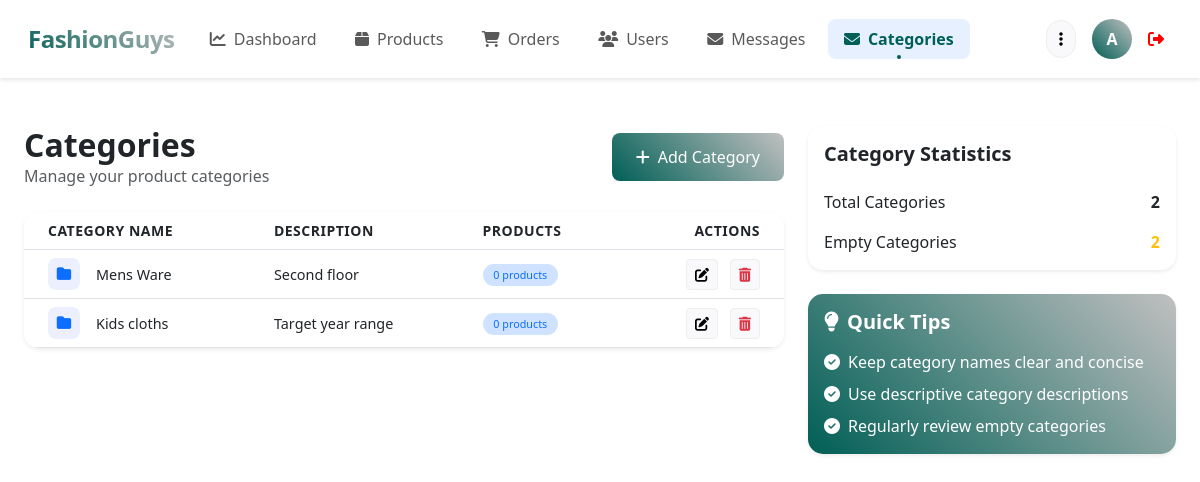
The app's page /admin/categories.php (signed in) with its own data.
### tables this page shows
CREATE TABLE `category` (
  `category_id` int(10) NOT NULL,
  `name` varchar(50) NOT NULL,
  `title` varchar(15) DEFAULT NULL,
  `description` varchar(255) DEFAULT NULL
);

### admin/categories.php (the view, shortened to what this page needs)
<?php
include '../components/connect.php';
?>
<!DOCTYPE html>
<html lang="en">
<head>
   <link href="https://cdn.jsdelivr.net/npm/bootstrap@5.3.0/dist/css/bootstrap.min.css" rel="stylesheet">
   <link rel="stylesheet" href="https://cdnjs.cloudflare.com/ajax/libs/font-awesome/6.1.1/css/all.min.css">
</head>
<body>
<?php include '../components/admin_header_other.php'; ?>
<section class="categories">
    <div class="container-fluid px-4 py-5">
        <div class="row">
            <div class="col-lg-8">
                <div class="d-flex justify-content-between align-items-center mb-4">
                    <div>
                        <h2 class="fw-bold mb-0">Categories</h2>
                        <p class="text-muted mb-0">Manage your product categories</p>
                    </div>
                    <button class="btn btn-primary rounded-3" data-bs-toggle="modal" data-bs-target="#addCategoryModal">
                        <i class="fas fa-plus me-2"></i>Add Category
                    </button>
                </div>
                <div class="card border-0 shadow-sm">
                    <div class="card-body p-0">
                        <div class="table-responsive">
                            <table class="table table-hover align-middle">
                                <thead class="bg-light">
                                    <tr>
                                        <th class="ps-4">Category Name</th>
                                        <th>Description</th>
                                        <th>Products</th>
                                        <th class="text-end pe-4">Actions</th>
                                    </tr>
                                </thead>
                                <tbody>
                                    <?php
                                        $show_categories = $conn->prepare("SELECT c.*, COUNT(p.id) as product_count
                                                                         FROM `category` c
                                                                         LEFT JOIN `products` p ON c.category_id = p.category_id
                                                                         GROUP BY c.category_id");
                                        $show_categories->execute();
                                        if($show_categories->rowCount() > 0){
                                            while($fetch_category = $show_categories->fetch(PDO::FETCH_ASSOC)){
                                    ?>
                                    <tr>
                                        <td class="ps-4">
                                            <div class="d-flex align-items-center">
                                                <div class="category-icon me-3">
                                                    <i class="fas fa-folder text-primary"></i>
                                                </div>
                                                <span class="fw-medium"><?= $fetch_category['name']; ?></span>
                                            </div>
                                        </td>
                                        <td><?= $fetch_category['description']; ?></td>
                                        <td>
                                            <span class="badge bg-primary-subtle text-primary rounded-pill">
                                                <?= $fetch_category['product_count']; ?> products
                                            </span>
                                        </td>
                                        <td class="text-end pe-4">
                                            <a href="categories.php?edit=<?= $fetch_category['category_id']; ?>"
                                               class="btn btn-sm btn-light me-2">
                                                <i class="fas fa-edit"></i>
                                            </a>
                                            <a href="categories.php?delete=<?= $fetch_category['category_id']; ?>"
                                               class="btn btn-sm btn-light text-danger"
                                               onclick="return confirm('Delete this category?');">
                                                <i class="fas fa-trash-alt"></i>
                                            </a>
                                        </td>
                                    </tr>
                                    <?php
                                            }
                                        } else {
                                            echo '<tr><td colspan="4" class="text-center py-4">No categories found</td></tr>';
                                        }
                                    ?>
                                </tbody>
                            </table>
                        </div>
                    </div>
                </div>
            </div>
            <div class="col-lg-4 mt-4 mt-lg-0">
                <div class="card border-0 shadow-sm mb-4">
                    <div class="card-body">
                        <h5 class="fw-bold mb-4">Category Statistics</h5>
                        <?php
                            $total_categories = $conn->prepare("SELECT COUNT(*) as count FROM `category`");
                            $total_categories->execute();
                            $category_count = $total_categories->fetch(PDO::FETCH_ASSOC)['count'];
                            $empty_categories = $conn->prepare("SELECT COUNT(c.category_id) as count
                                                             FROM `category` c
                                                             LEFT JOIN `products` p ON c.category_id = p.category_id
                                                             WHERE p.id IS NULL");
                            $empty_categories->execute();
                            $empty_count = $empty_categories->fetch(PDO::FETCH_ASSOC)['count'];
                        ?>
                        <div class="d-flex justify-content-between align-items-center mb-3">
                            <span>Total Categories</span>
                            <span class="fw-bold"><?= $category_count; ?></span>
                        </div>
                        <div class="d-flex justify-content-between align-items-center">
                            <span>Empty Categories</span>
                            <span class="fw-bold text-warning"><?= $empty_count; ?></span>
                        </div>
                    </div>
                </div>
                <div class="card border-0 shadow-sm bg-primary bg-gradient text-white">
                    <div class="card-body">
                        <h5 class="fw-bold mb-3"><i class="fas fa-lightbulb me-2"></i>Quick Tips</h5>
                        <ul class="list-unstyled mb-0">
                            <li class="mb-2"><i class="fas fa-check-circle me-2"></i>Keep category names clear and concise</li>
                            <li class="mb-2"><i class="fas fa-check-circle me-2"></i>Use descriptive category descriptions</li>
                            <li><i class="fas fa-check-circle me-2"></i>Regularly review empty categories</li>
                        </ul>
                    </div>
                </div>
            </div>
        </div>
    </div>
</section>
</body>
</html>

### components/admin_header_other.php (shortened to what this page needs)
<nav class="navbar navbar-expand-lg modern-navbar sticky-top">
    <div class="container-fluid">
        <a class="navbar-brand" href="../admin/dashboard.php">
            FashionGuys
        </a>
        <div class="collapse navbar-collapse" id="navbarContent">
            <ul class="navbar-nav me-auto mb-2 mb-lg-0">
                <li class="nav-item">
                    <a class="nav-link <?= basename($_SERVER['PHP_SELF']) == 'dashboard.php' ? 'active' : ''; ?>"
                       href="../admin/dashboard.php">
                        <i class="fas fa-chart-line me-2"></i>Dashboard
                    </a>
                </li>
                <li class="nav-item">
                    <a class="nav-link <?= basename($_SERVER['PHP_SELF']) == 'products.php' ? 'active' : ''; ?>"
                       href="../admin/products.php">
                        <i class="fas fa-box me-2"></i>Products
                    </a>
                </li>
                <li class="nav-item">
                    <a class="nav-link <?= basename($_SERVER['PHP_SELF']) == 'orders.php' ? 'active' : ''; ?>"
                       href="../admin/orders.php">
                        <i class="fas fa-shopping-cart me-2"></i>Orders
                    </a>
                </li>
                <li class="nav-item">
                    <a class="nav-link <?= basename($_SERVER['PHP_SELF']) == 'users.php' ? 'active' : ''; ?>"
                       href="../admin/users.php">
                        <i class="fas fa-users me-2"></i>Users
                    </a>
                </li>
                <li class="nav-item">
                    <a class="nav-link <?= basename($_SERVER['PHP_SELF']) == 'messages.php' ? 'active' : ''; ?>"
                       href="../admin/messages.php">
                        <i class="fas fa-envelope me-2"></i>Messages
                    </a>
                </li>
                <li class="nav-item">
                    <a class="nav-link <?= basename($_SERVER['PHP_SELF']) == 'categories.php' ? 'active' : ''; ?>"
                       href="../admin/categories.php">
                        <i class="fas fa-envelope me-2"></i>Categories
                    </a>
                </li>
            </ul>
            <?php
                $select_profile = $conn->prepare("SELECT * FROM `admins` WHERE id = ?");
                $select_profile->execute([$admin_id]);
                $fetch_profile = $select_profile->fetch(PDO::FETCH_ASSOC);
            ?>
            <div class="profile-section">
                <div class="dropdown">
                    <button class="btn btn-light rounded-pill" data-bs-toggle="dropdown">
                        <i class="fas fa-ellipsis-v"></i>
                    </button>
                </div>
                <div class="dropdown">
                    <div class="profile-image" role="button" data-bs-toggle="dropdown">
                        <?= strtoupper(substr($fetch_profile['name'], 0, 1)); ?>
                    </div>
                </div>
                <a href="../components/admin_logout.php"
                   class=""
                   style="text-decoration: none; color: red;"
                   onclick="return confirm('Are you sure you want to logout?');">
                    <i class="fas fa-sign-out-alt me-2"></i>
                </a>
            </div>
        </div>
    </div>
</nav>

### components/admin_header_other.php (style rules this page uses)
:root { --primary-color: #005F56; --secondary-color: #4169E1; --accent-color: #C0C0C0; }
.modern-navbar { background: white; padding: 1rem; box-shadow: 0 2px 15px rgba(0,0,0,0.05); }
.navbar-brand { font-size: 1.5rem; font-weight: 700; background: linear-gradient(45deg, var(--primary-color), var(--accent-color)); -webkit-background-clip: text; -webkit-text-fill-color: transparent; letter-spacing: -0.5px; }
.nav-link { position: relative; padding: 0.5rem 1rem !important; margin: 0 0.2rem; border-radius: 8px; transition: all 0.3s ease; }
.nav-link.active { background: rgba(67, 97, 238, 0.1); color: var(--primary-color) !important; font-weight: 600; }
.nav-link.active::after { content: ''; position: absolute; bottom: 0; left: 50%; transform: translateX(-50%); width: 4px; height: 4px; border-radius: 50%; background-color: var(--primary-color); }
.profile-section { display: flex; align-items: center; gap: 1rem; }
.profile-image { width: 40px; height: 40px; border-radius: 10px; background: linear-gradient(45deg, var(--primary-color), var(--accent-color)); display: flex; align-items: center; justify-content: center; color: white; font-weight: 600; }
.modern-navbar { background-color: #fff; box-shadow: 0 2px 4px rgba(0,0,0,0.1); }
.profile-image { width: 40px; height: 40px; background-color: #0d6efd; color: white; border-radius: 50%; display: flex; align-items: center; justify-content: center; font-weight: bold; cursor: pointer; }
.nav-link { padding: 0.5rem 1rem; border-radius: 0.5rem; transition: all 0.3s; }
.nav-link:hover, .nav-link.active { background-color: rgba(13, 110, 253, 0.1); color: #0d6efd; }

### admin/categories.php (style rules this page uses)
.table { margin-bottom: 0; }
.table th { font-weight: 600; font-size: 0.875rem; text-transform: uppercase; letter-spacing: 0.5px; }
.table td { font-size: 0.9rem; }
.card { border-radius: 15px; overflow: hidden; }
.badge { font-weight: 500; padding: 0.5em 1em; }
.btn-primary { background: linear-gradient(45deg, var(--primary-color), var(--accent-color)); border: none; padding: 0.75rem 1.5rem; font-weight: 500; }
.btn-light { background:rgb(249, 248, 250); border: 1px solid #eee; }
.category-icon { width: 32px; height: 32px; display: flex; align-items: center; justify-content: center; background: rgba(67, 97, 238, 0.1); border-radius: 8px; }
.bg-primary.bg-gradient { background: linear-gradient(45deg, var(--primary-color), var(--accent-color)) !important; }

### records on screen
category: name "Mens Ware", description "Second floor", product_count "0"
category: name "Kids cloths", description "Target year range", product_count "0"

### other values on screen
substr($fetch_profile['name'], 0, 1) "A"
$category_count "2"
$empty_count "2"
